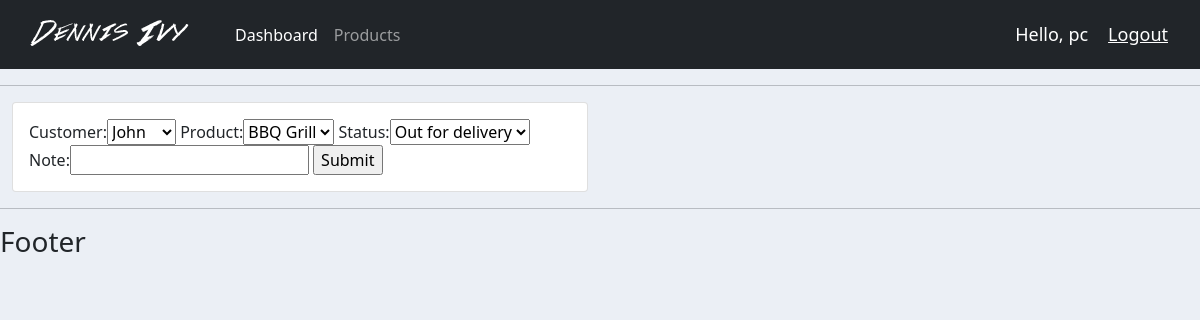
Screenshot of /update_order/3/ (signed in) with the database file from the repository.
### accounts/models.py (models this page shows, shortened)
class Order(models.Model):
	STATUS = (
            ('Pending', 'Pending'),
         			('Out for delivery', 'Out for delivery'),
         			('Delivered', 'Delivered'),
        )
	customer = models.ForeignKey(Customer, null=True, on_delete=models.SET_NULL)
	product = models.ForeignKey(Product, null=True, on_delete=models.SET_NULL)
	date_created = models.DateTimeField(auto_now_add=True, null=True)
	status = models.CharField(max_length=200, null=True, choices=STATUS)
	note = models.CharField(max_length=1000, null=True)

### accounts/views.py (the view)
# urls.py: path('update_order/<str:pk>/', views.updateOrder, name="update_order"),
@login_required(login_url='login')
def updateOrder(request, pk):
	order = Order.objects.get(id=pk)
	form = OrderForm(instance=order)
	if request.method == 'POST':
		form = OrderForm(request.POST, instance=order)
		if form.is_valid():
			form.save()
			return redirect('/')
	context = {'form': form}
	return render(request, 'accounts/order_form.html', context)

### accounts/forms.py
class OrderForm(ModelForm):
	class Meta:
		model = Order
		fields = '__all__'

### accounts/models.py (called while the page is built)
	def __str__(self):
		return self.name

	def __str__(self):
		return self.name

### accounts/templates/accounts/order_form.html (shortened to what this page needs)
{%  extends 'accounts/main.html' %}
{% load static %}
{% block content %}
<div class="row">
	<div class="col-md-6">
		<div class="card card-body">
			<form action="" method="POST">
				{{form}}
				<input type="submit" name="Submit">
			</form>
		</div>
	</div>
</div>
{% endblock %}

### accounts/templates/accounts/navbar.html (shortened to what this page needs)
{% load static from staticfiles %}
<nav class="navbar navbar-expand-lg navbar-dark bg-dark">
  <div class="container-fluid">
    <a class="navbar-brand" href="#"><img src="{% static 'images/logo.png' %}"></a>
    <div class="collapse navbar-collapse" id="navbarNav">
      <ul class="navbar-nav">
        <li class="nav-item">
          <a class="nav-link active" aria-current="page" href="{% url 'home' %}">Dashboard</a>
        </li>
        <li class="nav-item">
          <a class="nav-link" href="{% url 'products' %}">Products</a>
        </li>
      </ul>
    </div>
    <span class="hello-msg">Hello, {{request.user}}</span>
    <span ><a  class="hello-msg" href="{% url 'logout' %}">Logout</a></span>
  </div>
</nav>

### static/css/main.css (style rules this page uses)
body { background-color: #ebeff5; }

### accounts/templates/accounts/navbar.html (style rules this page uses)
.hello-msg { font-size: 18px; color: #fff; margin-right: 20px; }

### rows the page displays
Order: customer "John", product "BBQ Grill", status "Out for delivery"

### other values shown
{{ request.user }} "pc"
